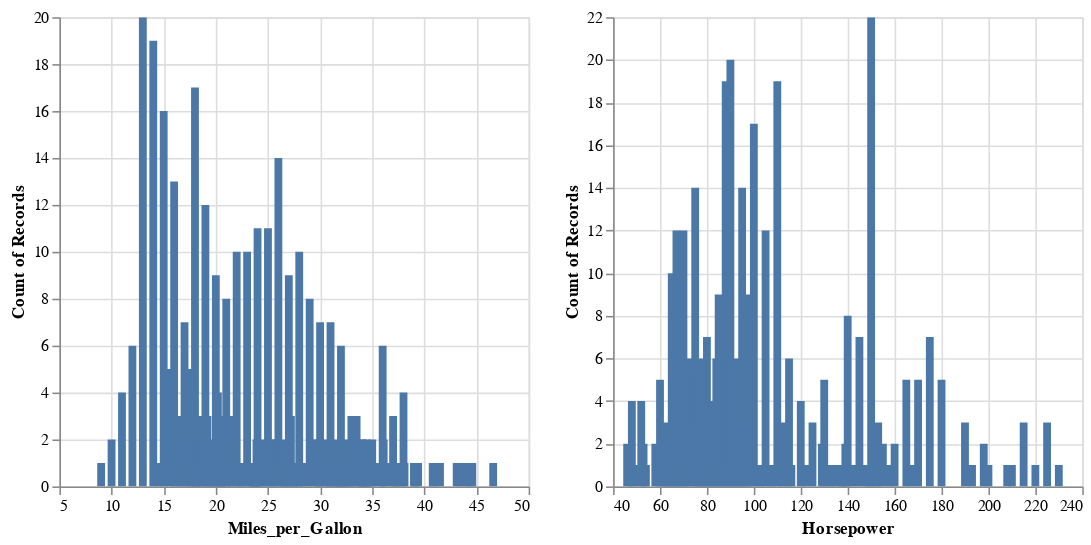

The notebook cell saved with this chart:
### Markdown cell above
5.3. Используя данные об автомобилях, создайте двухпанельную (*two-panel*) гистограмму (количество миль на галлон на одной панели, количество лошадиных сил на другой), где вы можете перетащить мышь, чтобы выбрать данные на левой панели, чтобы отфильтровать данные на второй панели.

### Code cell
interval = alt.selection_interval()
bar = alt.Chart(cars).mark_bar().encode( # создание гистограммы
    x='Miles_per_Gallon:Q'
    ,y='count()').add_params(
    interval
).transform_filter( # при выборе инервала так же фильтрует соседний график
    interval 
).interactive() # интерактивная диаграмма, которую можно приближать и отдалять

bar | bar.encode(x='Horsepower:Q')

### Figure 1 — Vega-Lite specification as saved in the notebook (floating-point values rounded to 4 significant figures; data arrays with more than 128 entries replaced by an {"elided": "..."} marker saying what was removed)
{"config": {"view": {"continuousWidth": 300, "continuousHeight": 300}}, "hconcat": [{"mark": {"type": "bar"}, "encoding": {"x": {"field": "Miles_per_Gallon", "type": "quantitative"}, "y": {"aggregate": "count", "type": "quantitative"}}, "name": "view_12", "transform": [{"filter": {"param": "param_17"}}]}, {"mark": {"type": "bar"}, "encoding": {"x": {"field": "Horsepower", "type": "quantitative"}, "y": {"aggregate": "count", "type": "quantitative"}}, "name": "view_13", "transform": [{"filter": {"param": "param_17"}}]}], "data": {"name": "data-f02450ab61490a1363517a0190416235"}, "params": [{"name": "param_17", "select": {"type": "interval"}, "views": ["view_12", "view_13"]}, {"name": "param_18", "select": {"type": "interval", "encodings": ["x", "y"]}, "bind": "scales", "views": ["view_12", "view_13"]}], "$schema": "https://vega.github.io/schema/vega-lite/v5.16.3.json", "datasets": {"data-f02450ab61490a1363517a0190416235": {"elided": "406 records"}}}
